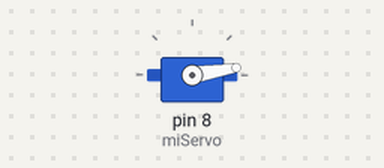
A sketch run on a simulated Arduino Uno, built with avr-gcc and run on an emulated ATmega328P. Shown: servo. At 2.0 s the program stops and its outputs stay as they are.

Above: at 0.15 s.
At 1.05 s:
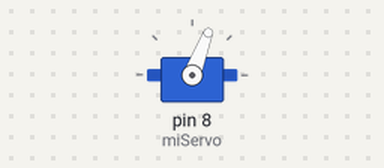
At 1.65 s:
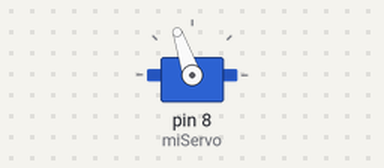
At 2.0 s:
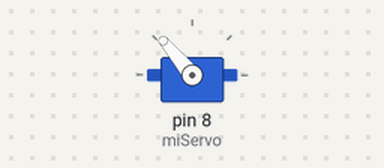
Timing chart, 0 to 3.5 s (numbered marks = the images above):
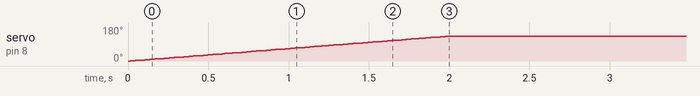

Measured:
- by itself, servo on pin 8 (miServo): moves from 0° to 130° over 2.0 s

The sketch:

servo_motor.ino
```cpp
#include <Servo.h>

Servo miServo;  // Crea un objeto Servo
int condicion = 0; // Variable para la condición (0 o 1)

void setup() {
  miServo.attach(8);  // Conecta el servo al pin 6
  miServo.write(140);   // Inicializa el servo en 0 grados
}

void loop() {
  if (condicion == 1) { // Abrir
    // Mueve el servo de 130 a 0 grados
    for (int pos = 130; pos >= 0; pos -= 1) {
      miServo.write(pos);
      delay(15);  // Pequeño retardo para suavizar el movimiento
    }
    while (condicion == 1) {
      // Espera mientras la condición sea 0 para mantener el servo en 0 grados
    }
  }

  if (condicion == 0) { // Cerrar
    // Mueve el servo de 0 a 130 grados
    for (int pos = 0; pos <= 130; pos += 1) {
      miServo.write(pos);
      delay(15);  // Pequeño retardo para suavizar el movimiento
    }
    while (condicion == 0) {
      // Espera mientras la condición sea 1 para mantener el servo en 90 grados
    }
  }
}
```
